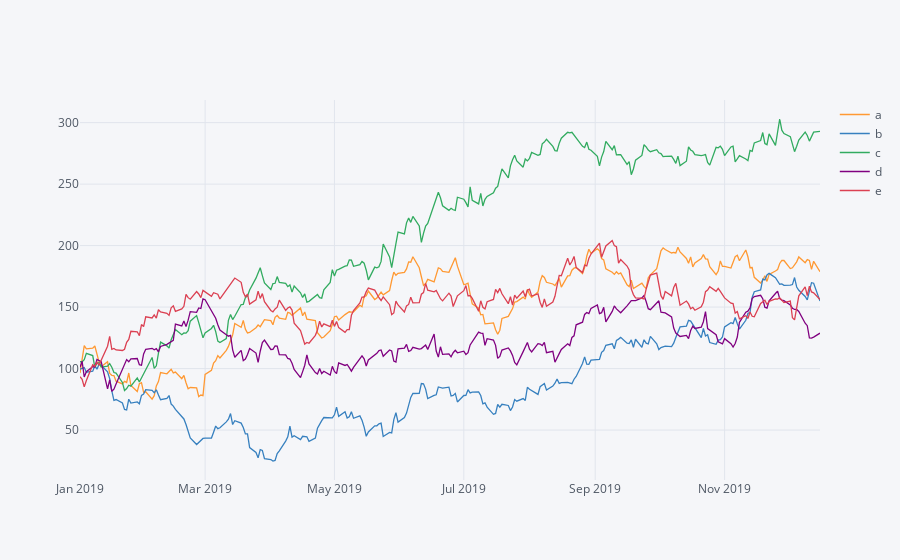

Notebook source saved alongside this figure:
### Code cell
plyo.iplot( 
 df.iplot(asFigure=True), 
)

### Figure 1 — Plotly figure (JSON) as saved in the notebook; plotly's stock layout.template omitted (floating-point values rounded to 4 significant figures; data arrays with more than 128 entries replaced by an {"elided": "..."} marker saying what was removed)
{"data": [{"line": {"color": "rgba(255, 153, 51, 1.0)", "dash": "solid", "shape": "linear", "width": 1.3}, "mode": "lines", "name": "a", "text": "", "type": "scatter", "x": {"elided": "250 str values"}, "y": {"elided": "250 float values"}}, {"line": {"color": "rgba(55, 128, 191, 1.0)", "dash": "solid", "shape": "linear", "width": 1.3}, "mode": "lines", "name": "b", "text": "", "type": "scatter", "x": {"elided": "250 str values"}, "y": {"elided": "250 float values"}}, {"line": {"color": "rgba(50, 171, 96, 1.0)", "dash": "solid", "shape": "linear", "width": 1.3}, "mode": "lines", "name": "c", "text": "", "type": "scatter", "x": {"elided": "250 str values"}, "y": {"elided": "250 float values"}}, {"line": {"color": "rgba(128, 0, 128, 1.0)", "dash": "solid", "shape": "linear", "width": 1.3}, "mode": "lines", "name": "d", "text": "", "type": "scatter", "x": {"elided": "250 str values"}, "y": {"elided": "250 float values"}}, {"line": {"color": "rgba(219, 64, 82, 1.0)", "dash": "solid", "shape": "linear", "width": 1.3}, "mode": "lines", "name": "e", "text": "", "type": "scatter", "x": {"elided": "250 str values"}, "y": {"elided": "250 float values"}}], "layout": {"legend": {"bgcolor": "#F5F6F9", "font": {"color": "#4D5663"}}, "paper_bgcolor": "#F5F6F9", "plot_bgcolor": "#F5F6F9", "title": {"font": {"color": "#4D5663"}}, "xaxis": {"gridcolor": "#E1E5ED", "showgrid": true, "tickfont": {"color": "#4D5663"}, "title": {"font": {"color": "#4D5663"}, "text": ""}, "zerolinecolor": "#E1E5ED"}, "yaxis": {"gridcolor": "#E1E5ED", "showgrid": true, "tickfont": {"color": "#4D5663"}, "title": {"font": {"color": "#4D5663"}, "text": ""}, "zerolinecolor": "#E1E5ED"}}}
